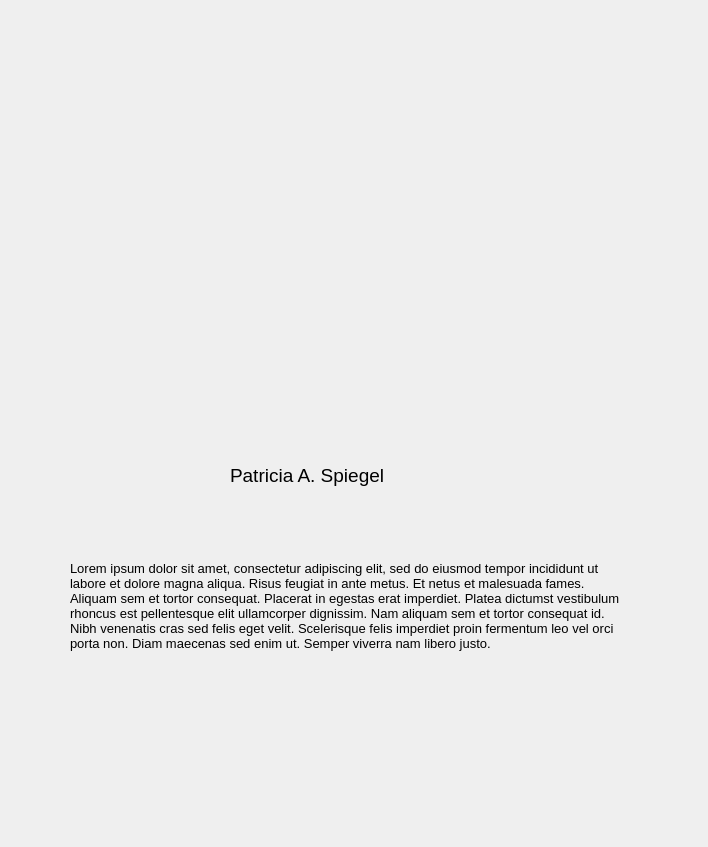
<?xml version="1.0" encoding="UTF-8"?>
<ui version="4.0">
 <class>viewdetails</class>
 <widget class="QWidget" name="viewdetails">
  <property name="geometry">
   <rect>
    <x>0</x>
    <y>0</y>
    <width>708</width>
    <height>847</height>
   </rect>
  </property>
  <property name="font">
   <font>
    <pointsize>12</pointsize>
   </font>
  </property>
  <property name="windowTitle">
   <string>Form</string>
  </property>
  <widget class="QLabel" name="label_23">
   <property name="geometry">
    <rect>
     <x>180</x>
     <y>140</y>
     <width>300</width>
     <height>300</height>
    </rect>
   </property>
   <property name="minimumSize">
    <size>
     <width>300</width>
     <height>300</height>
    </size>
   </property>
   <property name="maximumSize">
    <size>
     <width>300</width>
     <height>300</height>
    </size>
   </property>
   <property name="text">
    <string/>
   </property>
   <property name="pixmap">
    <pixmap>candidate1.jpg</pixmap>
   </property>
   <property name="scaledContents">
    <bool>true</bool>
   </property>
  </widget>
  <widget class="QLabel" name="label_26">
   <property name="geometry">
    <rect>
     <x>230</x>
     <y>450</y>
     <width>281</width>
     <height>51</height>
    </rect>
   </property>
   <property name="font">
    <font>
     <pointsize>14</pointsize>
    </font>
   </property>
   <property name="text">
    <string>Patricia A. Spiegel</string>
   </property>
   <property name="wordWrap">
    <bool>true</bool>
   </property>
  </widget>
  <widget class="QLabel" name="label_27">
   <property name="geometry">
    <rect>
     <x>70</x>
     <y>460</y>
     <width>561</width>
     <height>291</height>
    </rect>
   </property>
   <property name="font">
    <font>
     <pointsize>10</pointsize>
    </font>
   </property>
   <property name="text">
    <string>Lorem ipsum dolor sit amet, consectetur adipiscing elit, sed do eiusmod tempor incididunt ut labore et dolore magna aliqua. Risus feugiat in ante metus. Et netus et malesuada fames. Aliquam sem et tortor consequat. Placerat in egestas erat imperdiet. Platea dictumst vestibulum rhoncus est pellentesque elit ullamcorper dignissim. Nam aliquam sem et tortor consequat id. Nibh venenatis cras sed felis eget velit. Scelerisque felis imperdiet proin fermentum leo vel orci porta non. Diam maecenas sed enim ut. Semper viverra nam libero justo.</string>
   </property>
   <property name="wordWrap">
    <bool>true</bool>
   </property>
  </widget>
 </widget>
 <resources/>
 <connections/>
</ui>
